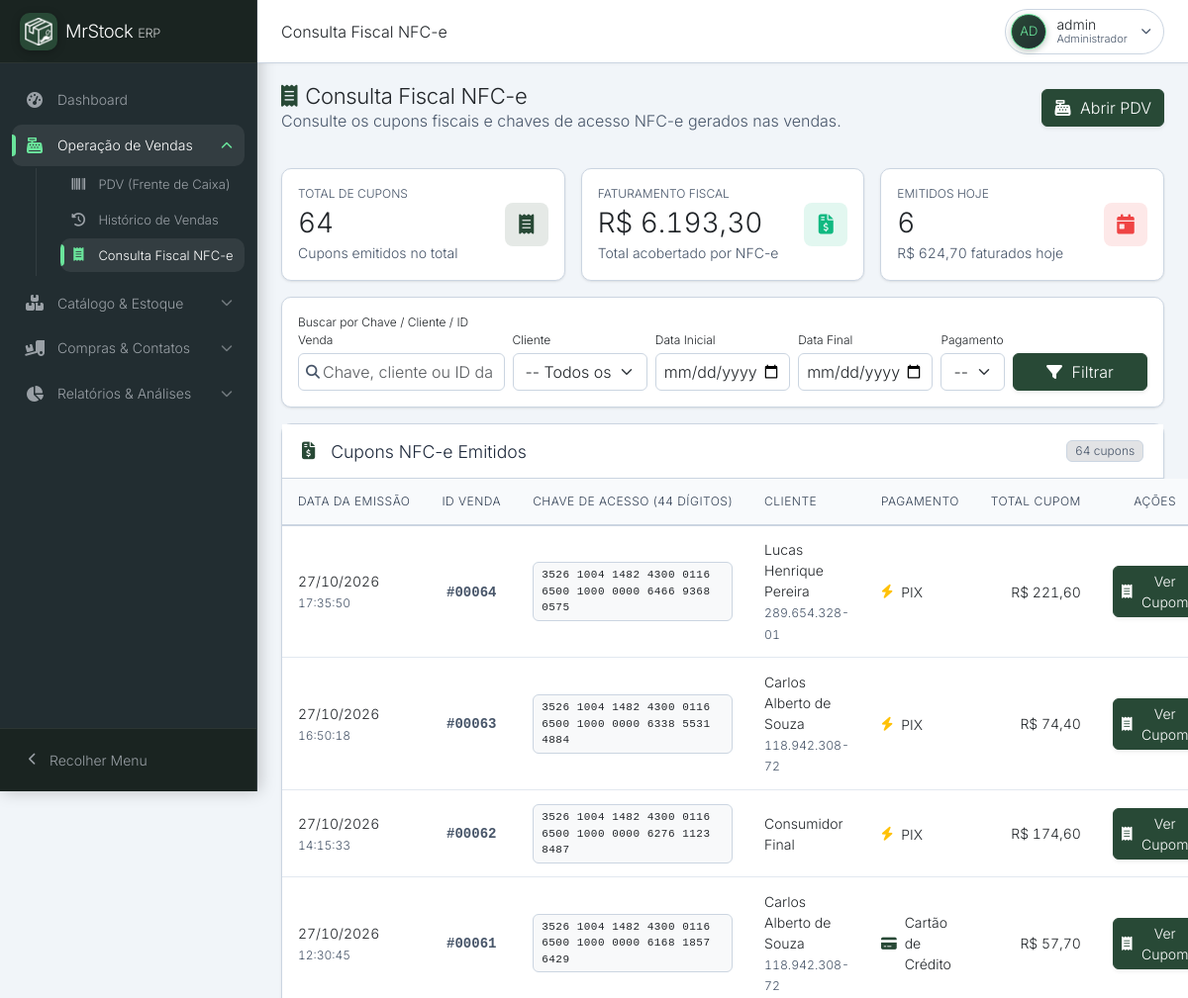
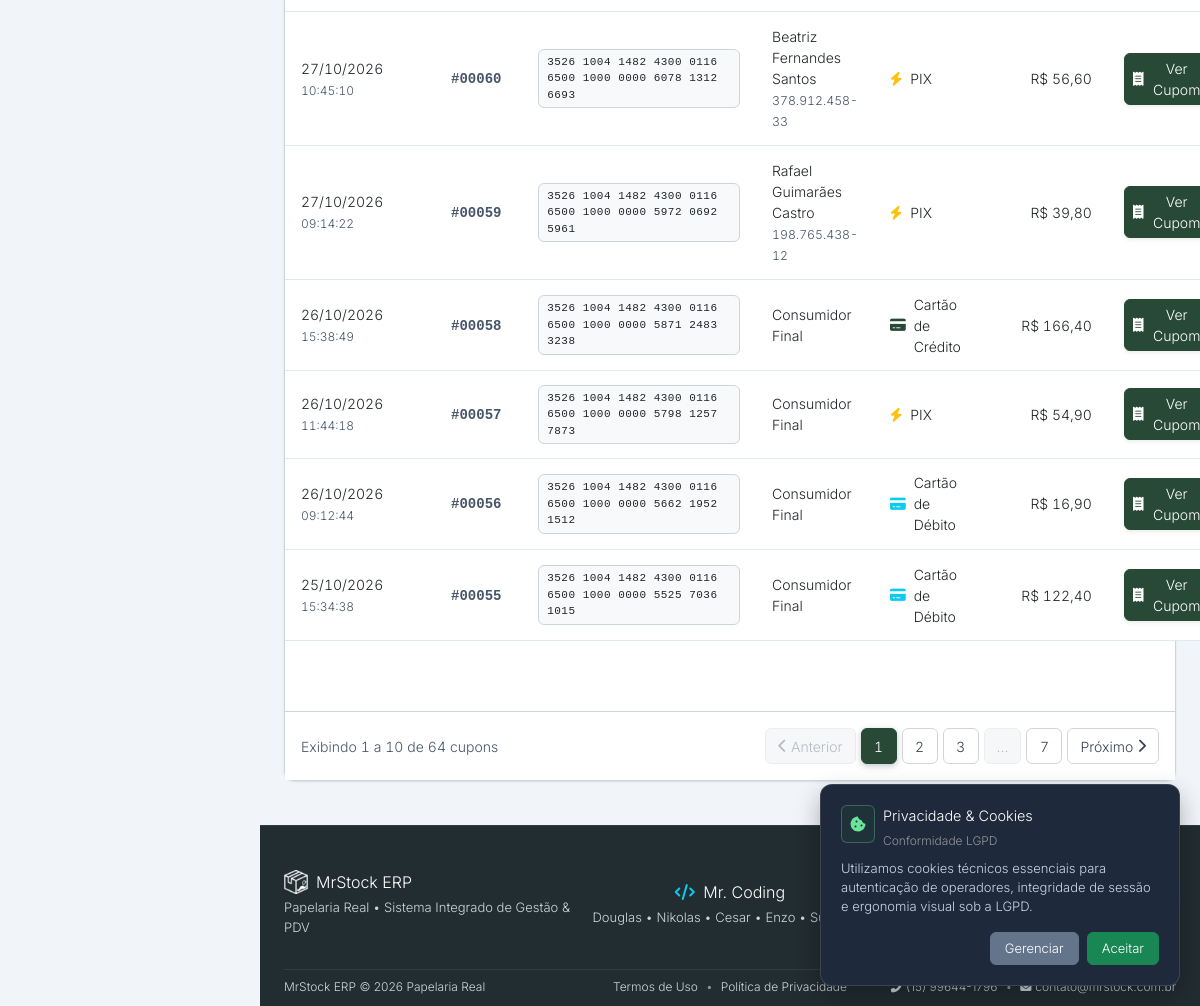
The page /vendas/nfce.php (signed in) on the database its author committed (2 pictures, top to bottom).
### tables this page shows
CREATE TABLE `cupons_fiscais` (
  `id` int(11) NOT NULL AUTO_INCREMENT,
  `venda_id` int(11) NOT NULL,
  `chave_acesso` varchar(44) NOT NULL,
  `data_emissao` datetime DEFAULT current_timestamp(),
  PRIMARY KEY (`id`),
  UNIQUE KEY `chave_acesso` (`chave_acesso`),
  KEY `venda_id` (`venda_id`),
  CONSTRAINT `cupons_fiscais_ibfk_1` FOREIGN KEY (`venda_id`) REFERENCES `vendas` (`id`) ON DELETE CASCADE
);

CREATE TABLE `clientes` (
  `id` int(11) NOT NULL AUTO_INCREMENT,
  `nome` varchar(255) NOT NULL,
  `email` varchar(255) DEFAULT NULL,
  `telefone` varchar(20) DEFAULT NULL,
  `status` enum('ativo','inativo') DEFAULT 'ativo',
  `data_cadastro` datetime DEFAULT current_timestamp(),
  `cpf_cnpj` varchar(18) DEFAULT NULL,
  `endereco` varchar(255) DEFAULT NULL,
  `numero` varchar(50) DEFAULT NULL,
  `bairro` varchar(100) DEFAULT NULL,
  `cidade` varchar(100) DEFAULT NULL,
  `estado` char(2) DEFAULT NULL,
  `cep` varchar(10) DEFAULT NULL,
  PRIMARY KEY (`id`)
);

CREATE TABLE `vendas` (
  `id` int(11) NOT NULL AUTO_INCREMENT,
  `cliente_id` int(11) DEFAULT NULL,
  `data_venda` datetime DEFAULT current_timestamp(),
  `total` decimal(10,2) NOT NULL,
  `forma_pagamento` varchar(50) NOT NULL,
  PRIMARY KEY (`id`),
  KEY `idx_vendas_cliente` (`cliente_id`),
  KEY `idx_vendas_data` (`data_venda`),
  CONSTRAINT `vendas_ibfk_1` FOREIGN KEY (`cliente_id`) REFERENCES `clientes` (`id`) ON DELETE SET NULL
);

### vendas/nfce.php (the view, shortened to what the rows shown need)
<?php
require_once __DIR__ . '/../inc/functions.php';
$where = ["1=1"];
$whereSql = implode(" AND ", $where);
$countSql = "
    SELECT COUNT(cf.id)
    FROM cupons_fiscais cf
    JOIN vendas v ON cf.venda_id = v.id
    LEFT JOIN clientes c ON v.cliente_id = c.id
    WHERE $whereSql
";
$stmtCount = $pdo->prepare($countSql);
$stmtCount->execute();
$totalCupons = (int)$stmtCount->fetchColumn();
$limit = 10;
$page  = max(1, (int)($_GET['pagina'] ?? 1));
$offset = ($page - 1) * $limit;
$sql = "
    SELECT cf.*, v.total, v.forma_pagamento, c.nome AS cliente_nome, c.cpf_cnpj AS cliente_documento
    FROM cupons_fiscais cf
    JOIN vendas v ON cf.venda_id = v.id
    LEFT JOIN clientes c ON v.cliente_id = c.id
    WHERE $whereSql
    ORDER BY cf.data_emissao DESC
    LIMIT :limit OFFSET :offset
";
$stmt = $pdo->prepare($sql);
$stmt->bindValue(':limit', $limit, PDO::PARAM_INT);
$stmt->bindValue(':offset', $offset, PDO::PARAM_INT);
$stmt->execute();
$cupons = $stmt->fetchAll(PDO::FETCH_ASSOC);
if (!function_exists('render_forma_pagamento')) {
    function render_forma_pagamento(string $forma): string {
        $formaUpper = mb_strtoupper(trim($forma), 'UTF-8');
        if (strpos($formaUpper, 'DINHEIRO') !== false) {
            return '<span class="text-dark d-inline-flex align-items-center gap-2"><i class="fas fa-money-bill-wave text-success"></i><span>Dinheiro</span></span>';
        } elseif (strpos($formaUpper, 'PIX') !== false) {
            return '<span class="text-dark d-inline-flex align-items-center gap-2"><i class="fas fa-bolt text-warning"></i><span>PIX</span></span>';
        } elseif (strpos($formaUpper, 'CRÉDITO') !== false || strpos($formaUpper, 'CREDITO') !== false) {
            return '<span class="text-dark d-inline-flex align-items-center gap-2"><i class="fas fa-credit-card text-primary"></i><span>Cartão de Crédito</span></span>';
        } elseif (strpos($formaUpper, 'DÉBITO') !== false || strpos($formaUpper, 'DEBITO') !== false) {
            return '<span class="text-dark d-inline-flex align-items-center gap-2"><i class="fas fa-credit-card text-info"></i><span>Cartão de Débito</span></span>';
        }
        return '<span class="text-dark d-inline-flex align-items-center gap-2"><i class="fas fa-wallet text-secondary"></i><span>' . htmlspecialchars($forma, ENT_QUOTES, 'UTF-8') . '</span></span>';
    }
}
require_once __DIR__ . '/../inc/header.php';
?>
    <div class="content-header d-flex justify-content-between align-items-center mb-3 flex-wrap gap-2">
        <div>
            <h2 class="fw-bold text-dark m-0"><i class="fas fa-receipt text-primary me-2"></i>Consulta Fiscal NFC-e</h2>
        </div>
    </div>
    <div class="content-body">
        <div class="so-card">
            <div class="so-card-body p-0">
                <div class="table-responsive">
                    <table class="table table-hover mb-0 so-table align-middle">
                        <thead>
                            <tr>
                                <th scope="col" width="14%">Data da Emissão</th>
                                <th scope="col" width="8%" class="text-center">ID Venda</th>
                                <th scope="col" width="34%">Chave de Acesso (44 dígitos)</th>
                                <th scope="col" width="16%">Cliente</th>
                                <th scope="col" width="12%">Pagamento</th>
                                <th scope="col" width="10%" class="text-end">Total Cupom</th>
                                <th scope="col" width="6%" class="text-center">Ações</th>
                            </tr>
                        </thead>
                        <tbody>
                            <?php if ($totalCupons > 0 && !empty($cupons)): ?>
                                <?php foreach ($cupons as $cf): ?>
                                <tr>
                                    <td>
                                        <div>
                                            <span class="text-dark d-block fw-semibold tabular-nums"><?= date('d/m/Y', strtotime($cf['data_emissao'])) ?></span>
                                            <span class="text-muted text-xs tabular-nums"><?= date('H:i:s', strtotime($cf['data_emissao'])) ?></span>
                                        </div>
                                    </td>
                                    <td class="text-center">
                                        <span class="fw-bold text-secondary font-monospace tabular-nums">#<?= str_pad((string)$cf['venda_id'], 5, '0', STR_PAD_LEFT) ?></span>
                                    </td>
                                    <td>
                                        <code class="bg-light text-dark border px-2 py-1 rounded d-inline-block font-monospace tabular-nums" style="letter-spacing: 0.5px; font-size: 11px;">
                                            <?= preg_replace('/(\d{4})/', '$1 ', $cf['chave_acesso']) ?>
                                        </code>
                                    </td>
                                    <td>
                                        <span class="text-dark fw-medium d-block"><?= htmlspecialchars($cf['cliente_nome'] ?? 'Consumidor Final') ?></span>
                                        <?php if (!empty($cf['cliente_documento'])): ?>
                                            <small class="text-muted tabular-nums"><?= htmlspecialchars(formatar_cpf_cnpj($cf['cliente_documento'])) ?></small>
                                        <?php endif; ?>
                                    </td>
                                    <td>
                                        <?= render_forma_pagamento($cf['forma_pagamento'] ?? '') ?>
                                    </td>
                                    <td class="text-end">
                                        <span class="text-dark fw-bold tabular-nums">R$ <?= number_format((float)$cf['total'], 2, ',', '.') ?></span>
                                    </td>
                                    <td class="text-center">
                                        <a href="<?= BASE_URL ?>/vendas/cupom.php?venda_id=<?= $cf['venda_id'] ?>" target="_blank" rel="noopener noreferrer" class="btn btn-sm btn-primary shadow-sm" title="Visualizar Cupom Fiscal da Venda #<?= $cf['venda_id'] ?>" aria-label="Visualizar Cupom Fiscal da Venda #<?= $cf['venda_id'] ?>">
                                            <i class="fas fa-receipt me-1"></i> Ver Cupom
                                        </a>
                                    </td>
                                </tr>
                                <?php endforeach; ?>
                            <?php endif; ?>
                        </tbody>
                    </table>
                </div>
            </div>
        </div>
    </div>
<?php require_once __DIR__ . '/../inc/footer.php'; ?>

### rows shown on the page
cupons_fiscais: data_emissao "27/10/2026", data_emissao "17:35:50", venda "00064", chave_acesso "3526 1004 1482 4300 0116 6500 1000 0000 6466 9368 0575", clientes.nome "Lucas Henrique Pereira", clientes.cpf_cnpj "289.654.328-01", shows "PIX", venda.total "221,60"
cupons_fiscais: data_emissao "27/10/2026", data_emissao "16:50:18", venda "00063", chave_acesso "3526 1004 1482 4300 0116 6500 1000 0000 6338 5531 4884", clientes.nome "Carlos Alberto de Souza", clientes.cpf_cnpj "118.942.308-72", shows "PIX", venda.total "74,40"
cupons_fiscais: data_emissao "27/10/2026", data_emissao "14:15:33", venda "00062", chave_acesso "3526 1004 1482 4300 0116 6500 1000 0000 6276 1123 8487", cliente_nome "Consumidor Final", shows "PIX", venda.total "174,60"
cupons_fiscais: data_emissao "27/10/2026", data_emissao "12:30:45", venda "00061", chave_acesso "3526 1004 1482 4300 0116 6500 1000 0000 6168 1857 6429", clientes.nome "Carlos Alberto de Souza", clientes.cpf_cnpj "118.942.308-72", shows "Cartão de Crédito", venda.total "57,70"
cupons_fiscais: data_emissao "27/10/2026", data_emissao "10:45:10", venda "00060", chave_acesso "3526 1004 1482 4300 0116 6500 1000 0000 6078 1312 6693", clientes.nome "Beatriz Fernandes Santos", clientes.cpf_cnpj "378.912.458-33", shows "PIX", venda.total "56,60"
cupons_fiscais: data_emissao "27/10/2026", data_emissao "09:14:22", venda "00059", chave_acesso "3526 1004 1482 4300 0116 6500 1000 0000 5972 0692 5961", clientes.nome "Rafael Guimarães Castro", clientes.cpf_cnpj "198.765.438-12", shows "PIX", venda.total "39,80"
cupons_fiscais: data_emissao "26/10/2026", data_emissao "15:38:49", venda "00058", chave_acesso "3526 1004 1482 4300 0116 6500 1000 0000 5871 2483 3238", cliente_nome "Consumidor Final", shows "Cartão de Crédito", venda.total "166,40"
cupons_fiscais: data_emissao "26/10/2026", data_emissao "11:44:18", venda "00057", chave_acesso "3526 1004 1482 4300 0116 6500 1000 0000 5798 1257 7873", cliente_nome "Consumidor Final", shows "PIX", venda.total "54,90"
cupons_fiscais: data_emissao "26/10/2026", data_emissao "09:12:44", venda "00056", chave_acesso "3526 1004 1482 4300 0116 6500 1000 0000 5662 1952 1512", cliente_nome "Consumidor Final", shows "Cartão de Débito", venda.total "16,90"
cupons_fiscais: data_emissao "25/10/2026", data_emissao "15:34:38", venda "00055", chave_acesso "3526 1004 1482 4300 0116 6500 1000 0000 5525 7036 1015", cliente_nome "Consumidor Final", shows "Cartão de Débito", venda.total "122,40"

### other values the page prints
$group['title'] "Dashboard"
$group['title'] "Operação de Vendas"
$item['label'] "PDV (Frente de Caixa)"
$item['label'] "Histórico de Vendas"
$item['label'] "Consulta Fiscal NFC-e"
$group['title'] "Catálogo & Estoque"
$group['title'] "Compras & Contatos"
$group['title'] "Relatórios & Análises"
$_pageTitleClean "Consulta Fiscal NFC-e"
$_uInitials "AD"
$_uName "admin"
$_uLabel "Administrador"
$totalCuponsEmitidos "64"
$cuponsHoje "6"
$faturamentoHoje "624,70"
